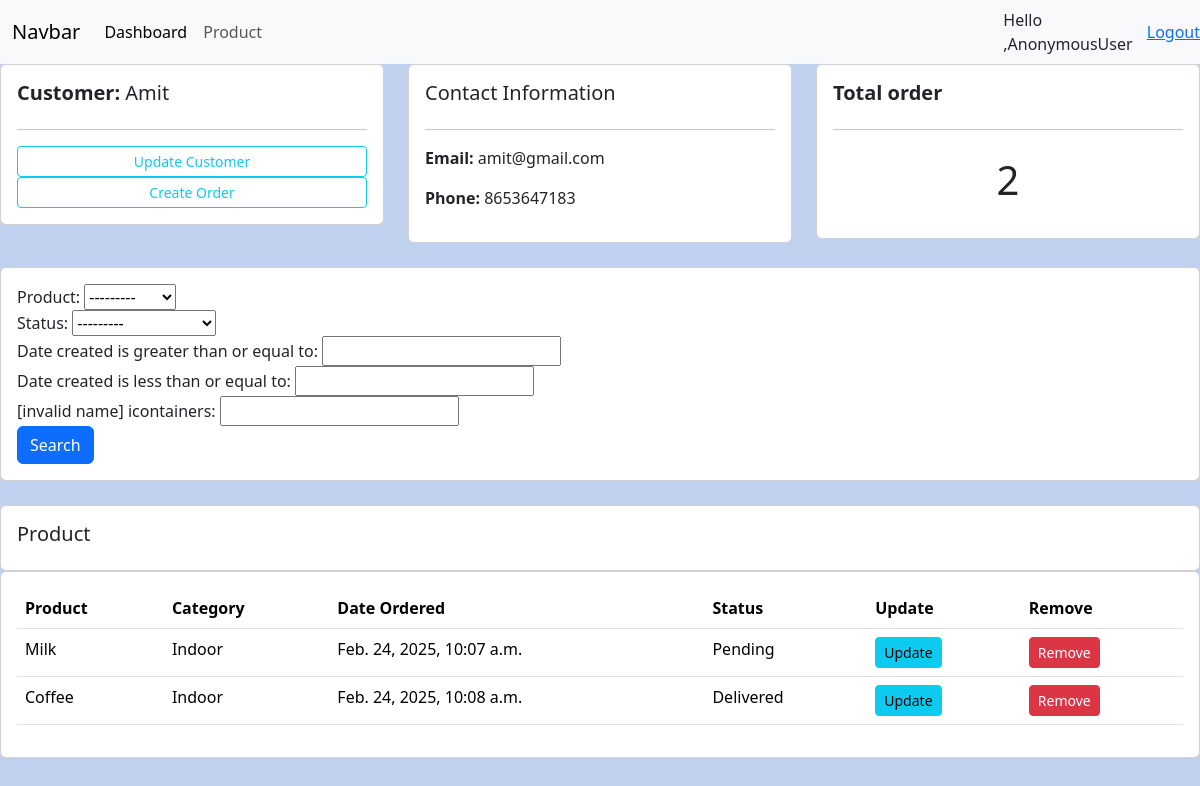
The app's page /customer/1/ with its own data.
### person/models.py (models this page shows, shortened)
class Customer(models.Model):
    name = models.CharField(max_length=200, null=True)
    phone=models.CharField(max_length=200, null=True)
    email = models.CharField(max_length=200, null=True)
    date_created=models.DateTimeField(auto_now_add=True, null=True)

class Order(models.Model):
    STATUS=(
        ('Pending', 'Pending'),
        ('Out For Delivery', 'Out For Delivery'),
        ('Delivered', 'Delivered'),
    )
    customer=models.ForeignKey(Customer, null=True, on_delete=models.SET_NULL)
    product=models.ForeignKey(Product, null=True, on_delete=models.SET_NULL)
    date_created=models.DateTimeField(auto_now_add=True, null=True)
    status=models.CharField(max_length=200, null=True, choices=STATUS)

class Product(models.Model):
    CATEGORY=(
        ('Indoor', 'Indoor'),
        ('Out Door', 'Out Door')
    )
    name = models.CharField(max_length=200, null=True)
    price=models.FloatField(null=True)
    category=models.CharField(max_length=200, null=True, choices=CATEGORY)
    description=models.CharField(max_length=200, null=True, blank=True)
    date_created=models.DateTimeField(auto_now_add=True, null=True)
    tags = models.ManyToManyField(Tag)
    def __str__(self):
        return self.name

### person/views.py (the view)
# urls.py: path('customer/<str:pk_test>/', views.cus, name='customer')
def cus(request, pk_test): #cus stands for customer
    customer=Customer.objects.get(id=pk_test)
    orders=customer.order_set.all()
    order_count=orders.count()
    myFilter=OrderFilter(request.GET, queryset=orders)
    orders=myFilter.qs
    context={'customer':customer, 'orders':orders, 'order_count': order_count, 'myFilter': myFilter}
    return render(request,'person/customer.html', context)

### templates/person/customer.html
{% extends 'base.html' %}
{% block content %}
<div class="row">
    <div class="col-md">
        <div class="card card-body">
            <h5><b>Customer: </b>{{customer.name}}</h5>
            <hr>
            <a href="#" class="btn btn-outline-info btn-sm btn-block">Update Customer</a>
            <a href="#" class="btn btn-outline-info btn-sm btn-block">Create Order</a>
        </div>
    </div>
    <div class="col-md">
        <div class="card card-body">
            <h5>Contact Information</h5>
            <hr>
            <p><b>Email: </b>{{customer.email}}</p>
            <p><b>Phone: </b>{{customer.phone}}</p>
        </div>
    </div>
    <div class="col-md">
        <div class="card card-body">
            <h5><b>Total order</b></h5>
            <hr>
            <h1 style="text-align: center; padding: 10px;">{{order_count}}</h1>
        </div>
    </div>
</div>
<br>
<div class="row">
    <div class="col">
        <div class="card card-body">
            <form method="get">
                {{myFilter.form}}
                <button class="btn btn-primary" type="Submit">Search</button>
            </form>
        </div>
    </div>
</div>
<br>
<div class="row">
    <div class="col-md">
        <div class="card card-body">
            <h5>Product</h5>
        </div>
        <div class="card card-body">
            <table class="table">
                <tr>
                    <th>Product</th>
                    <th>Category</th>
                    <th>Date Ordered</th>
                    <th>Status</th>
                    <th>Update</th>
                    <th>Remove</th>
                </tr>
                {% for order in orders %}
                <tr>
                    <td>{{order.product}}</td>
                    <td>{{order.product.category}}</td>
                    <td>{{order.date_created}}</td>
                    <td>{{order.status}}</td>
                    <td><a class="btn btn-sm btn-info" href="#">Update</a></td>
                    <td><a class="btn btn-sm btn-danger" href="#">Remove</a></td>
                </tr>
                {% endfor %}
            </table>
        </div>
    </div>
</div>
{% endblock %}

### static/css/mystyle.css (style rules this page uses)
body { background-color: rgb(192, 209, 240); }

### records on screen
Customer: name "Amit", email "amit@gmail.com", phone "8653647183"
Order: product "Milk", product.category "Indoor", date_created "Feb. 24, 2025, 10:07 a.m.", status "Pending"
Order: product "Coffee", product.category "Indoor", date_created "Feb. 24, 2025, 10:08 a.m.", status "Delivered"

### other values on screen
{{ request.user }} "AnonymousUser"
{{ order_count }} "2"
